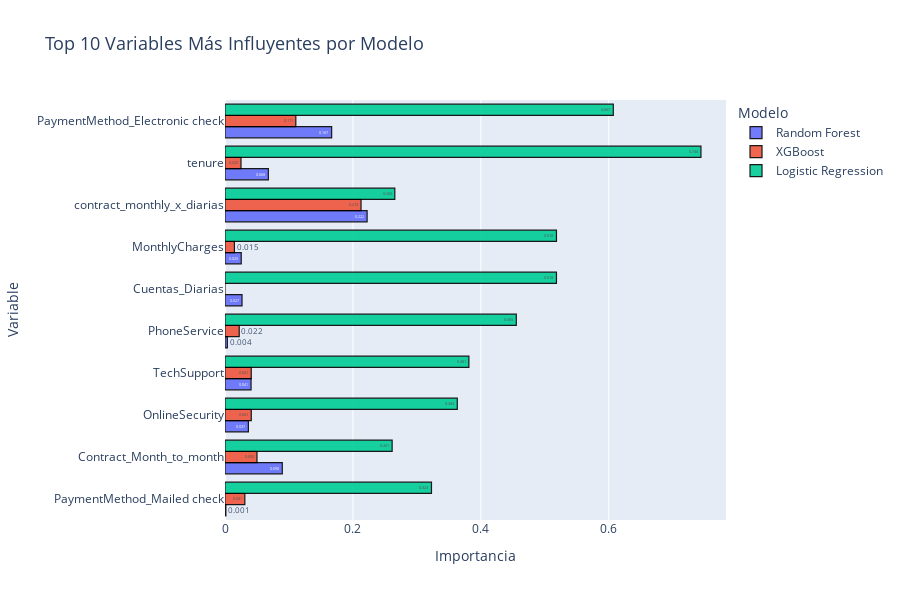

The code cell stored with this chart in its notebook:
### Code cell
import plotly.express as px
import pandas as pd

# Preparar los datos por modelo
rf = rf_importance.assign(Model="Random Forest")
xgb = xgb_importance.assign(Model="XGBoost")
lr = lr_coefs.assign(
    Importance=lr_coefs["Coef"].abs(),
    Model="Logistic Regression"
).drop(columns=["Coef"])

# Combinar
importances = pd.concat([rf, xgb, lr], ignore_index=True)

# Top 10 features con mayor importancia promedio
top_features = (
    importances
    .groupby("Feature")["Importance"]
    .mean()
    .sort_values(ascending=False)
    .head(10)
    .index.tolist()
)

# Filtrar esas 10 variables para todos los modelos
top_importances = importances[importances["Feature"].isin(top_features)]


# Gráfico
fig = px.bar(
    top_importances,
    x="Importance",
    y="Feature",
    color="Model",
    orientation='h',
    title="Top 10 Variables Más Influyentes por Modelo",
    text="Importance",
    height=600
)

fig.update_layout(
    barmode='group',
    xaxis_title='Importancia',
    yaxis_title='Variable',
    title_font=dict(size=18),
    legend_title="Modelo",
    yaxis=dict(categoryorder="total ascending"),
    bargap=0.2
)

fig.update_traces(
    marker_line_color='black',
    marker_line_width=1.2,
    opacity=0.9,
    texttemplate='%{text:.3f}',
    textposition='auto'
)

fig.write_image('reports/importancia_variables_top10_por_modelo.png')
fig.show()

### Figure 1 — Plotly figure (JSON) as saved in the notebook; plotly's stock layout.template omitted (floating-point values rounded to 4 significant figures)
{"data": [{"hovertemplate": "Model=Random Forest<br>Importance=%{text}<br>Feature=%{y}<extra></extra>", "legendgroup": "Random Forest", "marker": {"color": "#636efa", "line": {"color": "black", "width": 1.2}, "pattern": {"shape": ""}}, "name": "Random Forest", "opacity": 0.9, "orientation": "h", "showlegend": true, "text": [0.0678, 0.003681, 0.03657, 0.04075, 0.02537, 0.02659, 0.1668, 0.001382, 0.08958, 0.2222], "textposition": "auto", "texttemplate": "%{text:.3f}", "type": "bar", "x": [0.0678, 0.003681, 0.03657, 0.04075, 0.02537, 0.02659, 0.1668, 0.001382, 0.08958, 0.2222], "xaxis": "x", "y": ["tenure", "PhoneService", "OnlineSecurity", "TechSupport", "MonthlyCharges", "Cuentas_Diarias", "PaymentMethod_Electronic check", "PaymentMethod_Mailed check", "Contract_Month_to_month", "contract_monthly_x_diarias"], "yaxis": "y"}, {"hovertemplate": "Model=XGBoost<br>Importance=%{text}<br>Feature=%{y}<extra></extra>", "legendgroup": "XGBoost", "marker": {"color": "#EF553B", "line": {"color": "black", "width": 1.2}, "pattern": {"shape": ""}}, "name": "XGBoost", "opacity": 0.9, "orientation": "h", "showlegend": true, "text": [0.02502, 0.02223, 0.04108, 0.04104, 0.01473, 0.0, 0.1107, 0.03101, 0.04999, 0.2127], "textposition": "auto", "texttemplate": "%{text:.3f}", "type": "bar", "x": [0.02502, 0.02223, 0.04108, 0.04104, 0.01473, 0.0, 0.1107, 0.03101, 0.04999, 0.2127], "xaxis": "x", "y": ["tenure", "PhoneService", "OnlineSecurity", "TechSupport", "MonthlyCharges", "Cuentas_Diarias", "PaymentMethod_Electronic check", "PaymentMethod_Mailed check", "Contract_Month_to_month", "contract_monthly_x_diarias"], "yaxis": "y"}, {"hovertemplate": "Model=Logistic Regression<br>Importance=%{text}<br>Feature=%{y}<extra></extra>", "legendgroup": "Logistic Regression", "marker": {"color": "#00cc96", "line": {"color": "black", "width": 1.2}, "pattern": {"shape": ""}}, "name": "Logistic Regression", "opacity": 0.9, "orientation": "h", "showlegend": true, "text": [0.7442, 0.4555, 0.3632, 0.3813, 0.5183, 0.5183, 0.6072, 0.3229, 0.2613, 0.2655], "textposition": "auto", "texttemplate": "%{text:.3f}", "type": "bar", "x": [0.7442, 0.4555, 0.3632, 0.3813, 0.5183, 0.5183, 0.6072, 0.3229, 0.2613, 0.2655], "xaxis": "x", "y": ["tenure", "PhoneService", "OnlineSecurity", "TechSupport", "MonthlyCharges", "Cuentas_Diarias", "PaymentMethod_Electronic check", "PaymentMethod_Mailed check", "Contract_Month_to_month", "contract_monthly_x_diarias"], "yaxis": "y"}], "layout": {"bargap": 0.2, "barmode": "group", "height": 600, "legend": {"title": {"text": "Modelo"}, "tracegroupgap": 0}, "title": {"font": {"size": 18}, "text": "Top 10 Variables Más Influyentes por Modelo"}, "xaxis": {"anchor": "y", "domain": [0, 1], "title": {"text": "Importancia"}}, "yaxis": {"anchor": "x", "categoryorder": "total ascending", "domain": [0, 1], "title": {"text": "Variable"}}}}
